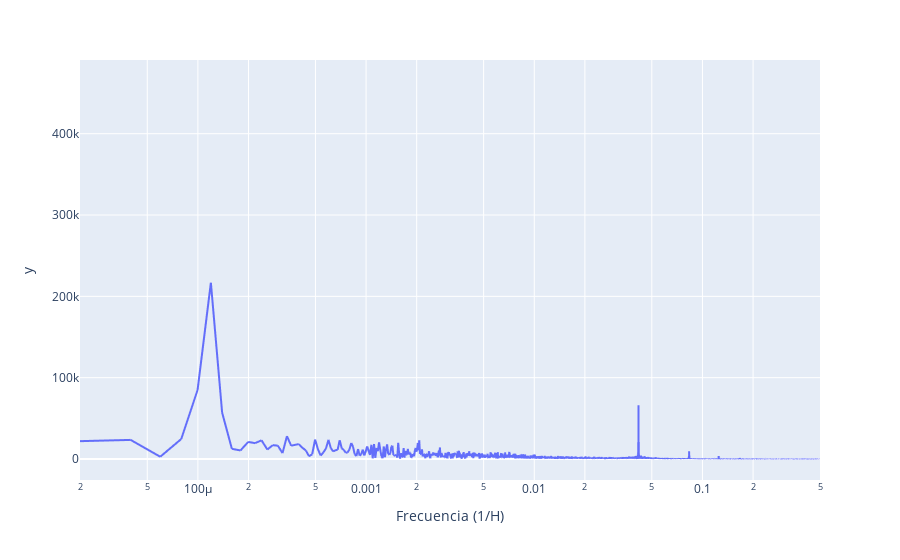

The cell this chart's notebook holds for it:
### Markdown cell above
Y vemos que efectivamente hay algo de periodicidad en esta Serie de Tiempo.

Pero no resulta fácil si está asociada con el año, con el mes, con el día o con la hora. Así que podemos usar la Transformada de Fourier para ver esto más claramente:

### Code cell
# 0. Parámetros de la serie de tiempo
N = len(temp)      # Cantidad de muestras: [muestras]
muestras_hora = 1            # Número de muestras/horas: [muestras/h]

# 1. Calcular la magnitud de la Transformada de Fourier derecha
tf = np.abs(np.fft.rfft(temp,N))

# 2. Calcular vector frecuencias (eje horizontal)
frecs = np.fft.rfftfreq(N, d=1./muestras_hora)

# 3. Graficar
# Como tenemos 1 muestra por hora pero la serie dura varios años
# usaremos una escala logarítmica en el eje horizontal
fig = px.line(x=frecs, y=tf, log_x=True)
fig.update_layout(xaxis_title=f'Frecuencia (1/H)')
fig.show()

### Figure 1 — Plotly figure (JSON) as saved in the notebook; plotly's stock layout.template omitted (floating-point values rounded to 4 significant figures; data arrays with more than 128 entries replaced by an {"elided": "..."} marker saying what was removed)
{"data": [{"hovertemplate": "x=%{x}<br>y=%{y}<extra></extra>", "legendgroup": "", "line": {"color": "#636efa", "dash": "solid"}, "marker": {"symbol": "circle"}, "mode": "lines", "name": "", "showlegend": false, "type": "scattergl", "x": {"elided": "25113 float values"}, "xaxis": "x", "y": {"elided": "25113 float values"}, "yaxis": "y"}], "layout": {"legend": {"tracegroupgap": 0}, "margin": {"t": 60}, "xaxis": {"anchor": "y", "domain": [0, 1], "title": {"text": "Frecuencia (1/H)"}, "type": "log"}, "yaxis": {"anchor": "x", "domain": [0, 1], "title": {"text": "y"}}}}
